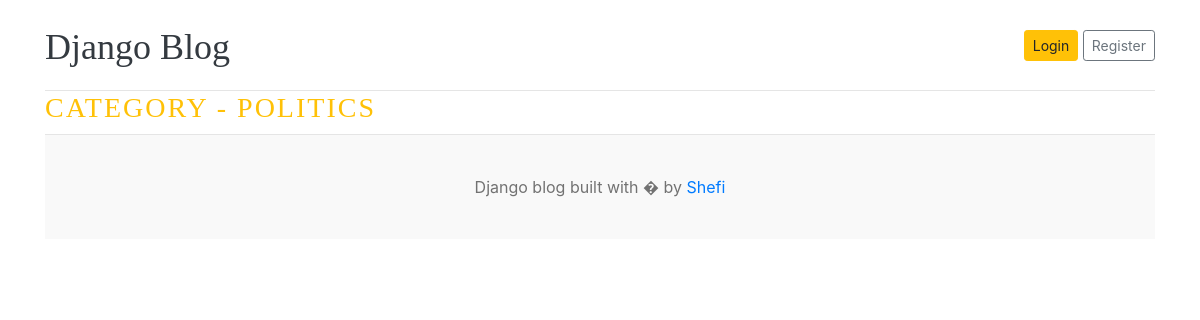
/category/1/, run on an earlier commit of the app's database.
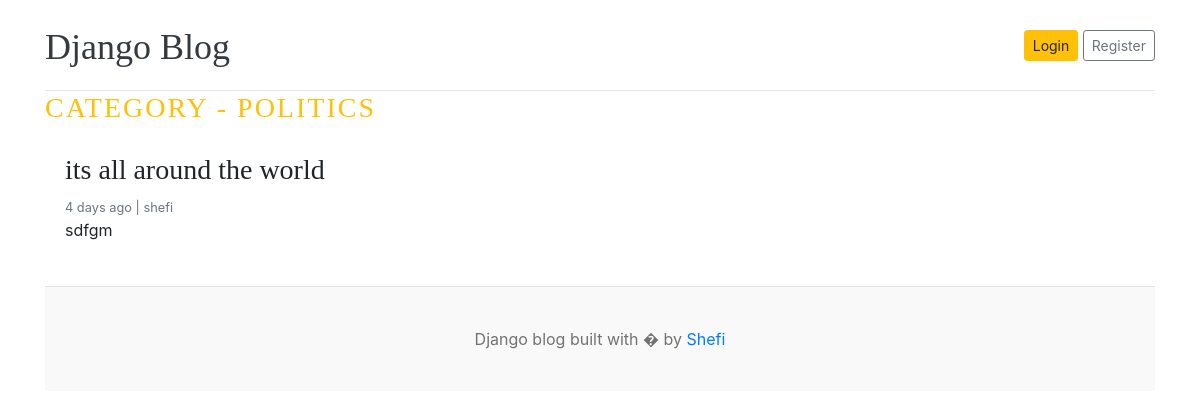
And on a later commit of the database.
### blog/models.py (models this page shows, shortened)
class Blog(models.Model):
    title = models.CharField(max_length=50)
    slug = models.SlugField(max_length=150, unique=True, blank=True)
    category = models.ForeignKey(Category, on_delete=models.CASCADE)
    author = models.ForeignKey(User, on_delete=models.CASCADE)
    featured_image = models.ImageField( upload_to='uploads/%Y/%m/%d', height_field=None, width_field=None, max_length=None)
    short_description = models.TextField(max_length=500)
    blog_body = models.TextField(max_length=800)
    status = models.CharField(max_length=20,choices=STATUS_CHOICES,default="Draft")
    is_featured = models.BooleanField(default=False)
    created_at = models.DateTimeField( auto_now_add=True)
    updated_at = models.DateTimeField( auto_now=True)

### blog/views.py (the view)
# urls.py: path('category/<int:category_id>/' , views.posts_by_category , name = 'posts_by_category')
def posts_by_category(request,category_id):
    posts = Blog.objects.filter(category_id = category_id, status = 'Published').order_by('updated_at')
    category = Category.objects.get(pk=category_id)
    return render(request, "blog/tech.html",{
        "posts" : posts,
        'category' : category
    })

### blog/models.py (called while the page is built)
    def __str__(self):
        return self.catogory_name

### blog/templates/blog/tech.html (shortened to what this page needs)
{% load static %}
<!DOCTYPE html>
<html lang="en">
<head>
    <link href="https://getbootstrap.com/docs/4.0/dist/css/bootstrap.min.css" rel="stylesheet">
    <link href="{% static 'css/style.css' %}" rel="stylesheet">
  </head>
<body>
    <div class="container">
      <header class="blog-header py-3">
        <div class="row flex-nowrap justify-content-between align-items-center">
          <div class="col-8 pt-1">
            <a class="blog-header-logo text-dark" href="/">Django Blog</a>
          </div>
          <div class="col-4 d-flex justify-content-end align-items-center">
            <a class="btn btn-sm btn-warning" href="#">Login</a> &nbsp;
            <a class="btn btn-sm btn-outline-secondary" href="#">Register</a>
          </div>
        </div>
      </header>
      <h3 class="text-uppercase text-warning" style="letter-spacing: 2px;" >Category - {{category}}</h3>
  <main role="main" class="container p-0">
    <div class="row">
      <div class="col-md-8 blog-main">
  <div class="row">
    {% for post in posts %}
      <div class="col-md-6 mb-4">
        <div class="card border-0">
          <div class="card-body">
            <h3>{{ post.title }}</h3>
            <small class="mb-1 text-muted">
              {{ post.created_at|timesince }} ago | {{ post.author }}
            </small>
            <p class="card-text">
              {{ post.short_description|truncatewords:25 }}
            </p>
          </div>
        </div>
      </div>
    {% endfor %}
  </div>
</div>
      </main>
<footer class="blog-footer">
  <p>Django blog built with � by <a href="#">Shefi</a></p>
</footer>
</body>
</html>

What changed in the data, as far as the page shows it:
added Blog: title "its all around the world", created_at "4 days", author "shefi", short_description "sdfgm"
